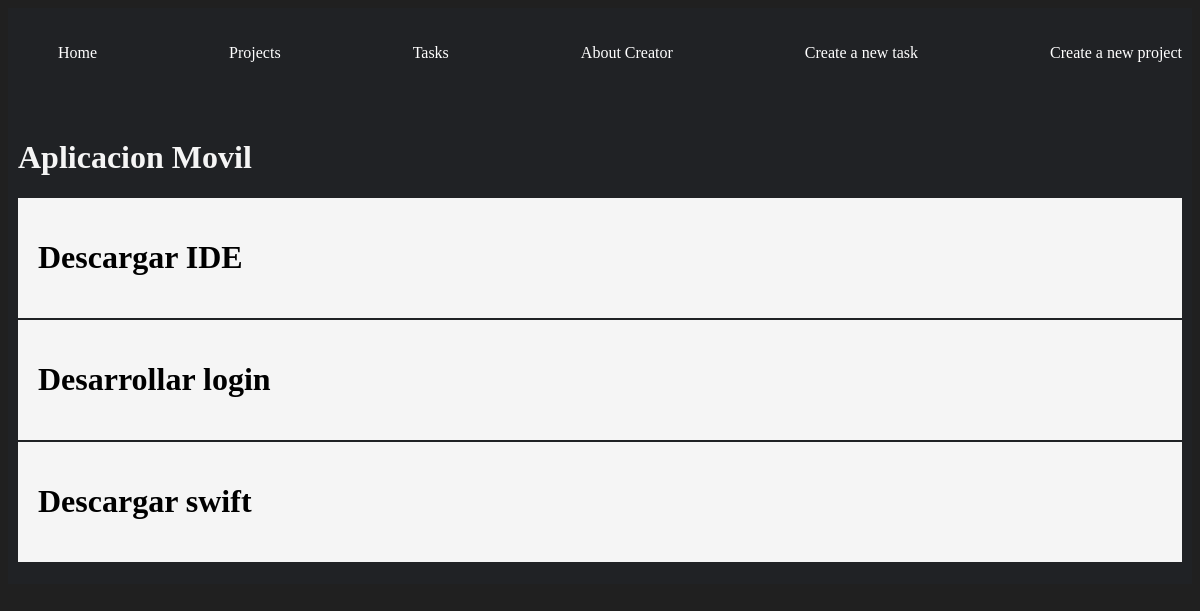
/projects/1, run on the app's committed database.
### myapp/models.py (models this page shows, shortened)
class Project(models.Model):
    name = models.CharField(max_length=200)
    def __str__(self):
        return self.name

class Task (models.Model):
    title = models.CharField(max_length=200)
    description = models.TextField()
    project = models.ForeignKey(Project, on_delete=models.CASCADE)
    done = models.BooleanField(default=False)

### myapp/views.py (the view)
# urls.py: path('projects/<int:id>', views.project_detail, name="project_detail"),
def project_detail (request, id):
    get_object_or_404(Project, id= id)
    project = Project.objects.get(id=id)
    task = Task.objects.filter(project_id = id)
    return render(request, 'projects/detail.html', {
        'project': project,
        'task': task
    })

### myapp/templates/projects/detail.html
{% extends 'layouts/base.html' %}
{% block content%}
<h1>{{project}}</h1>
{% for tareas in task %}
<div class ="card">
    <h1>{{tareas.title}}</h1>
</div>
{% endfor %}
{% endblock %}

### myapp/static/styles/main.css (style rules this page uses)
body { background: #202020; color: whitesmoke; }
.card { background: whitesmoke; color: black; padding: 20px; margin-bottom: 2px; }

### data on the page
Project: name "Aplicacion Movil"
Task: title "Descargar IDE"
Task: title "Desarrollar login"
Task: title "Descargar swift"
